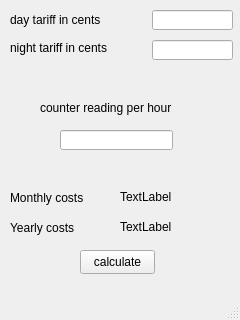
<?xml version="1.0" encoding="UTF-8"?>
<ui version="4.0">
 <class>MainWindow</class>
 <widget class="QMainWindow" name="MainWindow">
  <property name="geometry">
   <rect>
    <x>0</x>
    <y>0</y>
    <width>240</width>
    <height>320</height>
   </rect>
  </property>
  <property name="windowTitle">
   <string>MainWindow</string>
  </property>
  <widget class="QWidget" name="centralwidget">
   <widget class="QLabel" name="label">
    <property name="geometry">
     <rect>
      <x>10</x>
      <y>10</y>
      <width>111</width>
      <height>20</height>
     </rect>
    </property>
    <property name="text">
     <string>day tariff in cents</string>
    </property>
   </widget>
   <widget class="QLabel" name="label_2">
    <property name="geometry">
     <rect>
      <x>10</x>
      <y>40</y>
      <width>121</width>
      <height>16</height>
     </rect>
    </property>
    <property name="text">
     <string>night tariff in cents</string>
    </property>
   </widget>
   <widget class="QPushButton" name="pushButton">
    <property name="geometry">
     <rect>
      <x>80</x>
      <y>250</y>
      <width>75</width>
      <height>24</height>
     </rect>
    </property>
    <property name="text">
     <string>calculate</string>
    </property>
   </widget>
   <widget class="QLineEdit" name="lineEdit">
    <property name="geometry">
     <rect>
      <x>152</x>
      <y>10</y>
      <width>81</width>
      <height>20</height>
     </rect>
    </property>
   </widget>
   <widget class="QLineEdit" name="lineEdit_2">
    <property name="geometry">
     <rect>
      <x>152</x>
      <y>40</y>
      <width>81</width>
      <height>20</height>
     </rect>
    </property>
   </widget>
   <widget class="QLineEdit" name="lineEdit_3">
    <property name="geometry">
     <rect>
      <x>60</x>
      <y>130</y>
      <width>113</width>
      <height>20</height>
     </rect>
    </property>
   </widget>
   <widget class="QLabel" name="label_3">
    <property name="geometry">
     <rect>
      <x>40</x>
      <y>100</y>
      <width>161</width>
      <height>16</height>
     </rect>
    </property>
    <property name="text">
     <string>counter reading per hour</string>
    </property>
   </widget>
   <widget class="QLabel" name="label_4">
    <property name="geometry">
     <rect>
      <x>10</x>
      <y>190</y>
      <width>91</width>
      <height>16</height>
     </rect>
    </property>
    <property name="text">
     <string>Monthly costs</string>
    </property>
   </widget>
   <widget class="QLabel" name="label_5">
    <property name="geometry">
     <rect>
      <x>10</x>
      <y>220</y>
      <width>91</width>
      <height>16</height>
     </rect>
    </property>
    <property name="text">
     <string>Yearly costs</string>
    </property>
   </widget>
   <widget class="QLabel" name="label_6">
    <property name="geometry">
     <rect>
      <x>120</x>
      <y>190</y>
      <width>57</width>
      <height>14</height>
     </rect>
    </property>
    <property name="text">
     <string>TextLabel</string>
    </property>
   </widget>
   <widget class="QLabel" name="label_7">
    <property name="geometry">
     <rect>
      <x>120</x>
      <y>220</y>
      <width>57</width>
      <height>14</height>
     </rect>
    </property>
    <property name="text">
     <string>TextLabel</string>
    </property>
   </widget>
  </widget>
  <widget class="QMenuBar" name="menubar">
   <property name="geometry">
    <rect>
     <x>0</x>
     <y>0</y>
     <width>240</width>
     <height>19</height>
    </rect>
   </property>
  </widget>
  <widget class="QStatusBar" name="statusbar"/>
 </widget>
 <resources/>
 <connections/>
</ui>
